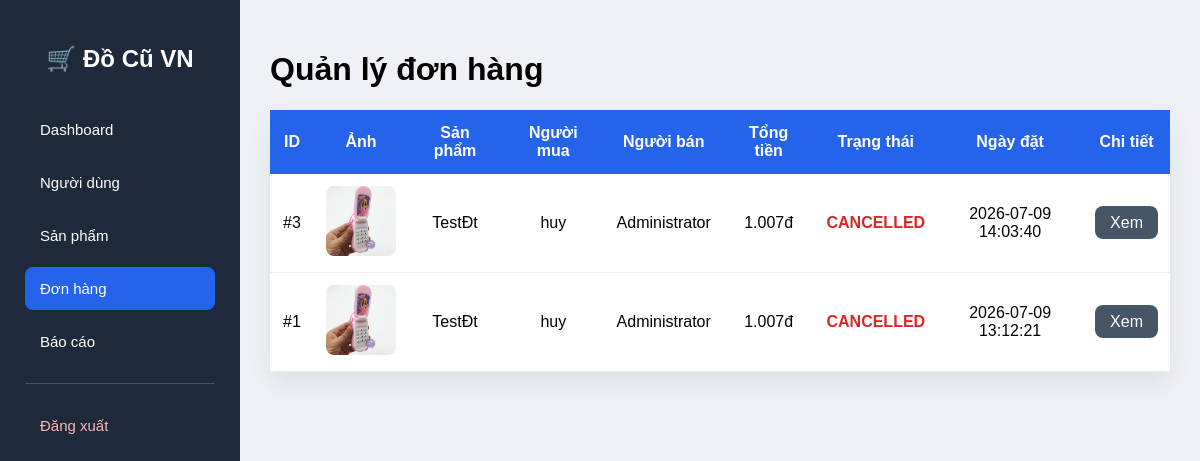
The page /admin/orders.php on the database its author committed.
### tables this page shows
CREATE TABLE `orders` (
  `id` int(11) NOT NULL,
  `buyer_id` int(11) NOT NULL,
  `seller_id` int(11) NOT NULL,
  `total_amount` decimal(12,2) NOT NULL,
  `status` enum('pending','accepted','rejected','completed','cancelled') DEFAULT 'pending',
  `note` text DEFAULT NULL,
  `receiver_name` varchar(255) DEFAULT NULL,
  `receiver_phone` varchar(20) DEFAULT NULL,
  `receiver_address` text DEFAULT NULL,
  `created_at` timestamp NOT NULL DEFAULT current_timestamp(),
  `updated_at` timestamp NOT NULL DEFAULT current_timestamp() ON UPDATE current_timestamp(),
  `payment_method` varchar(30) DEFAULT 'COD',
  `payment_status` enum('pending','paid','failed') DEFAULT 'pending',
  `payment_time` datetime DEFAULT NULL,
  `transaction_id` varchar(100) DEFAULT NULL
);

CREATE TABLE `products` (
  `id` int(11) NOT NULL,
  `user_id` int(11) NOT NULL,
  `category_id` int(11) NOT NULL,
  `title` varchar(255) NOT NULL,
  `description` text DEFAULT NULL,
  `price` decimal(12,2) NOT NULL,
  `image` varchar(255) DEFAULT NULL,
  `condition_item` enum('new','like_new','good','fair') DEFAULT 'good',
  `location` varchar(255) DEFAULT NULL,
  `views` int(11) DEFAULT 0,
  `status` enum('pending','active','sold','hidden','rejected') DEFAULT 'pending',
  `created_at` timestamp NOT NULL DEFAULT current_timestamp(),
  `updated_at` timestamp NOT NULL DEFAULT current_timestamp() ON UPDATE current_timestamp()
);

CREATE TABLE `users` (
  `id` int(11) NOT NULL,
  `fullname` varchar(100) NOT NULL,
  `username` varchar(50) NOT NULL,
  `email` varchar(100) NOT NULL,
  `password` varchar(255) NOT NULL,
  `phone` varchar(20) DEFAULT NULL,
  `avatar` varchar(255) DEFAULT 'uploads/avatar/default.png',
  `address` varchar(255) DEFAULT NULL,
  `gender` enum('Nam','Nữ','Khác') DEFAULT NULL,
  `dob` date DEFAULT NULL,
  `role` enum('admin','user') NOT NULL DEFAULT 'user',
  `status` enum('active','blocked') NOT NULL DEFAULT 'active',
  `created_at` timestamp NOT NULL DEFAULT current_timestamp(),
  `updated_at` timestamp NOT NULL DEFAULT current_timestamp() ON UPDATE current_timestamp()
);

### admin/orders.php (the view, shortened to what this page needs)
<?php
require_once "../config/db.php";
$result = $conn->query("
    SELECT
        o.id,
        o.total_amount,
        o.status,
        o.created_at,
        u1.fullname AS buyer_name,
        u2.fullname AS seller_name,
        p.title,
        p.image
    FROM orders o
    LEFT JOIN users u1 ON o.buyer_id=u1.id
    LEFT JOIN users u2 ON o.seller_id=u2.id
    LEFT JOIN order_details od ON o.id=od.order_id
    LEFT JOIN products p ON od.product_id=p.id
    ORDER BY o.created_at DESC
");
?>
<!DOCTYPE html>
<html lang="vi">
    <head>
        <link rel="stylesheet" href="../assets/css/admin.css">
    </head>
<body>
    <div class="wrapper">
        <?php include "sidebar.php"; ?>
    <div class="content">
        <h1>Quản lý đơn hàng</h1>
    <div class="container">
<table>
    <tr>
    <th>ID</th>
    <th>Ảnh</th>
    <th>Sản phẩm</th>
    <th>Người mua</th>
    <th>Người bán</th>
    <th>Tổng tiền</th>
    <th>Trạng thái</th>
    <th>Ngày đặt</th>
    <th>Chi tiết</th>
    </tr>
    <?php while($o=$result->fetch_assoc()){ ?>
    <tr>
    <td>#<?= $o["id"] ?></td>
    <td>
    <img src="../<?= htmlspecialchars($o["image"]) ?>">
    </td>
    <td>
    <?= htmlspecialchars($o["title"]) ?>
    </td>
    <td>
    <?= htmlspecialchars($o["buyer_name"]) ?>
    </td>
    <td>
    <?= htmlspecialchars($o["seller_name"]) ?>
    </td>
    <td>
    <?= number_format($o["total_amount"],0,",",".") ?>đ
    </td>
    <td>
    <span class="<?= $o["status"] ?>">
    <?= strtoupper($o["status"]) ?>
    </span>
    </td>
    <td>
    <?= $o["created_at"] ?>
    </td>
    <td>
    <a class="btn"
    href="transactions.php?id=<?= $o["id"] ?>">
    Xem
    </a>
    </td>
    </tr>
    <?php } ?>
    </table>
    </div>
    </div>
    </div>
    </body>
</html>

### admin/orders.php (style rules this page uses)
body { margin:0; font-family:Arial; background:#eef2f7; }
.wrapper { display:flex; }
.content { margin-left:240px; width:calc(100% - 240px); padding:30px; box-sizing:border-box; }
.container { width:100%; margin:0; padding:0; }
table { width:100%; background:white; border-collapse:collapse; box-shadow:0 10px 25px rgba(0,0,0,.08); }
th { background:#2563eb; color:white; padding:14px; }
td { padding:12px; text-align:center; border-bottom:1px solid #eee; }
img { width:70px; height:70px; object-fit:cover; border-radius:8px; }
.cancelled { color:#dc2626; font-weight:bold; }
.btn { padding:8px 15px; background:#475569; color:white; border-radius:8px; text-decoration:none; }

### rows shown on the page
orders: id "3", products.image (picture), products.title "TestĐt", buyer.fullname "huy", seller.fullname "Administrator", total_amount "1.007", status "CANCELLED", created_at "2026-07-09 14:03:40"
orders: id "1", products.image (picture), products.title "TestĐt", buyer.fullname "huy", seller.fullname "Administrator", total_amount "1.007", status "CANCELLED", created_at "2026-07-09 13:12:21"
